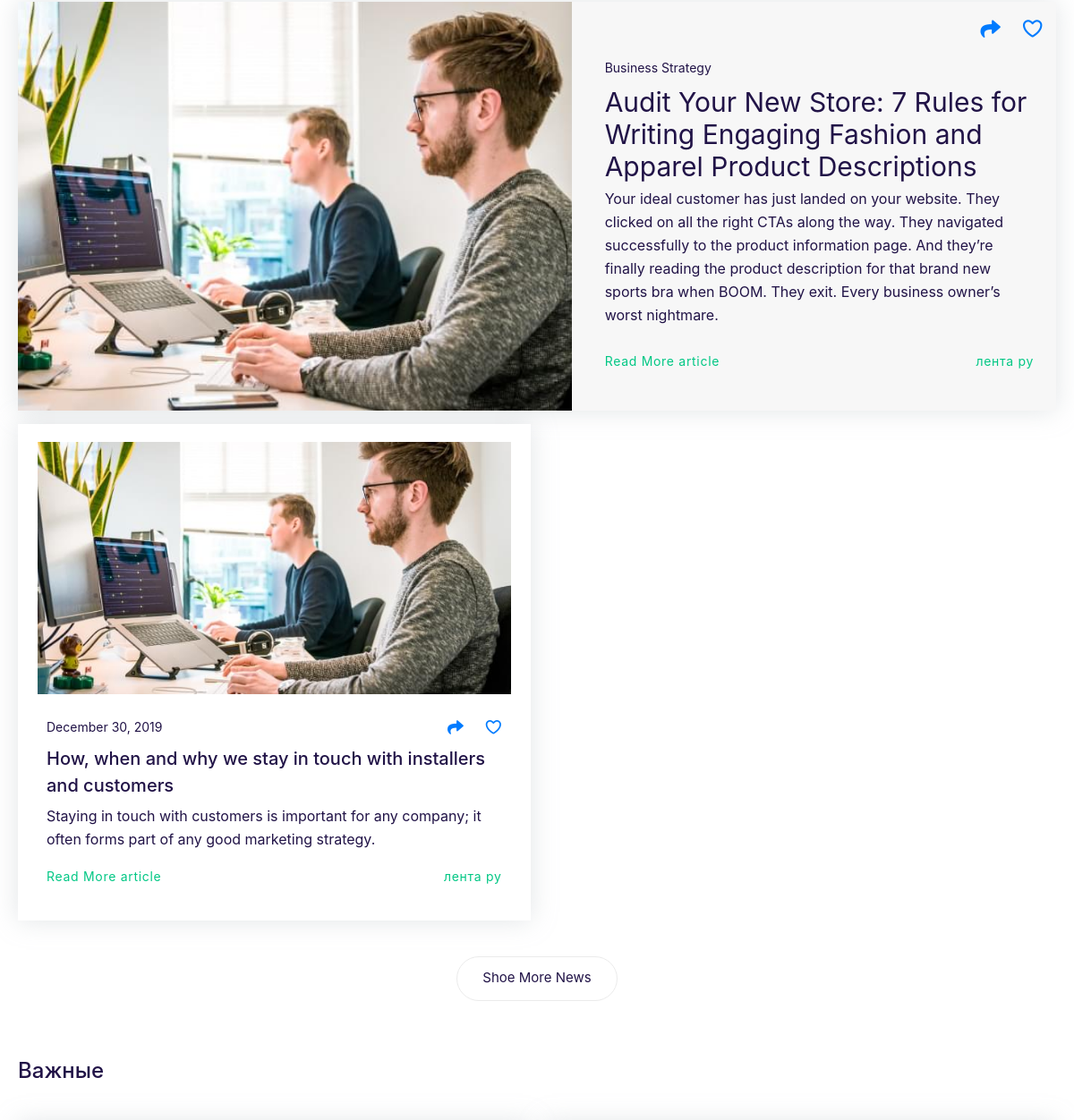
Before: /news/ (middle part) with the older database file.
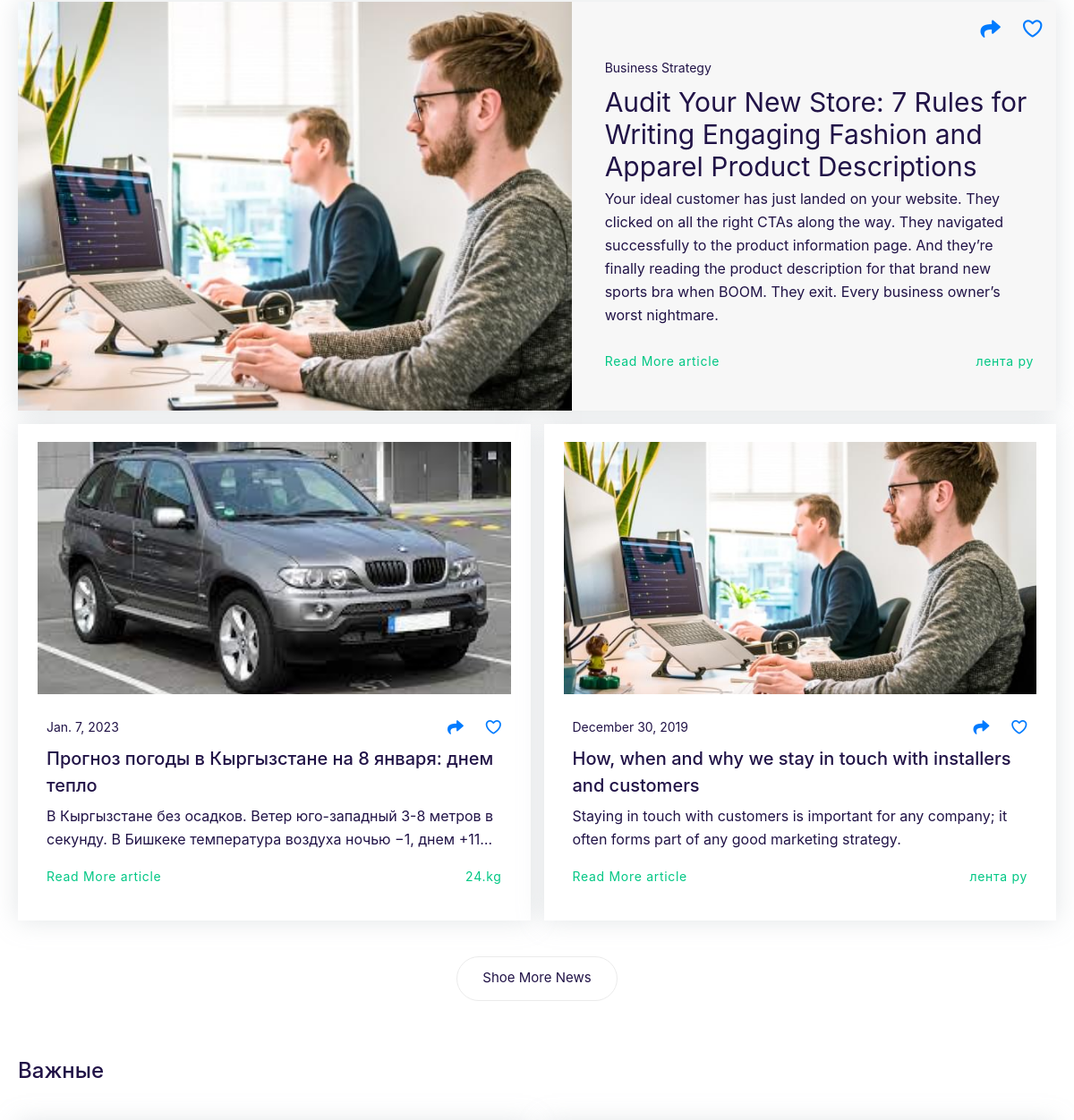
After: the same page with the newer database file.
### forarmenians_app/models.py (models this page shows)
class News(models.Model):
    created_date = models.DateField(auto_now=True)
    created_by = models.ForeignKey(User, on_delete=models.CASCADE, related_name='news')
    title = models.CharField(max_length=100)
    description = models.TextField()
    photo = models.ImageField(upload_to='static/img/news_photos')
    news_source = models.CharField(max_length=100)
    link = models.URLField(max_length=300)

### forarmenians_app/views.py (the view)
# urls.py: path('news/', NewsView.as_view(), name='news'),
class NewsView(ListView):
    model = News
    template_name = "news/news.html"

### templates/news/news.html (shortened to what the changed rows need)
{% extends 'base.html' %}
{% load static %}
{% block content %}
      <div class="page">
         <div class="page__articles articles">
            <div class="articles__container -container">
               <div class="articles-items__wrap">
                  <div class="articles__articles articles-items">
                      {% for object in object_list %}
                          <div class="articles-items__item articles-item -articles-item-bg">
                        <a href="" class="articles-item__image -ai"><img src="{{ object.photo.url }}" alt=""></a>
                        <div class="articles-item__body articles-item__body_small">
                           <h4 class="articles-item__subtitle">
                              {{ object.created_date }}
                              <span class="articles-item__actions">
                                 <a href="" class="item-content__share"><span class="-icon-share"></span></a>
                                 <a href="" class="item-content__like"><span class="-icon-like"></span></a>
                              </span>
                           </h4>
                           <h3 class="articles-item__title">{{ object.title }}</h3>
                           <div class="articles-item__text">{{ object.description|truncatechars:120 }}</div>
                           <div class="articles-item__footer">
                              <a href="{% url 'news-detail' object.pk %}" class="articles-item__more">Read More article</a>
                              <a href="{{ object.link }}" class="articles-item__more">{{ object.news_source }}</a>
                           </div>
                        </div>
                     </div>
                      {% endfor %}
                  </div>
               </div>
            </div>
         </div>
      </div>
{% endblock %}

Changed rows visible on the page:
added News: photo (picture), created_date "Jan. 7, 2023", title "Прогноз погоды в Кыргызстане на 8 января: днем тепло", description "В Кыргызстане без осадков. Ветер юго-западный 3-8 метров в секунду. В Бишкеке температура воздуха ночью −1, днем +11…", news_source "24.kg"
